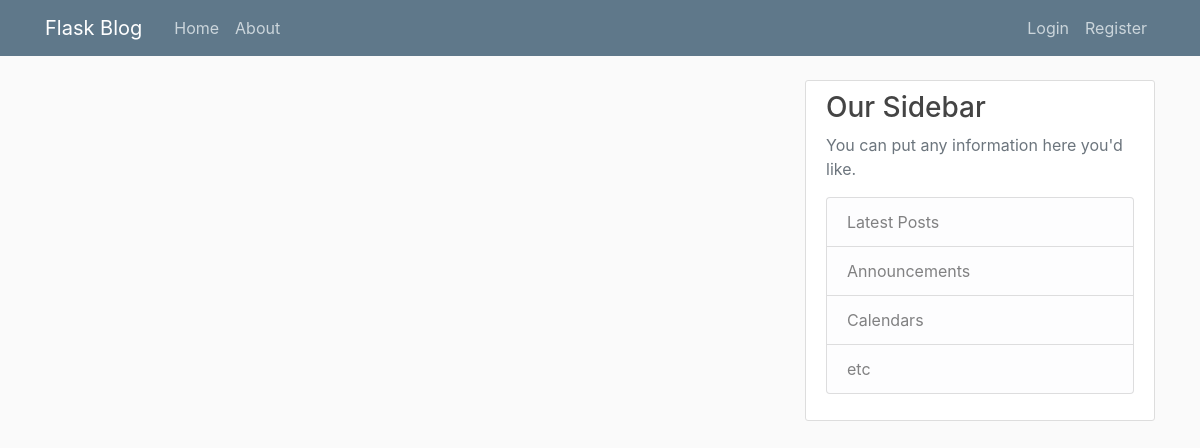
Page /home on the earlier database version.
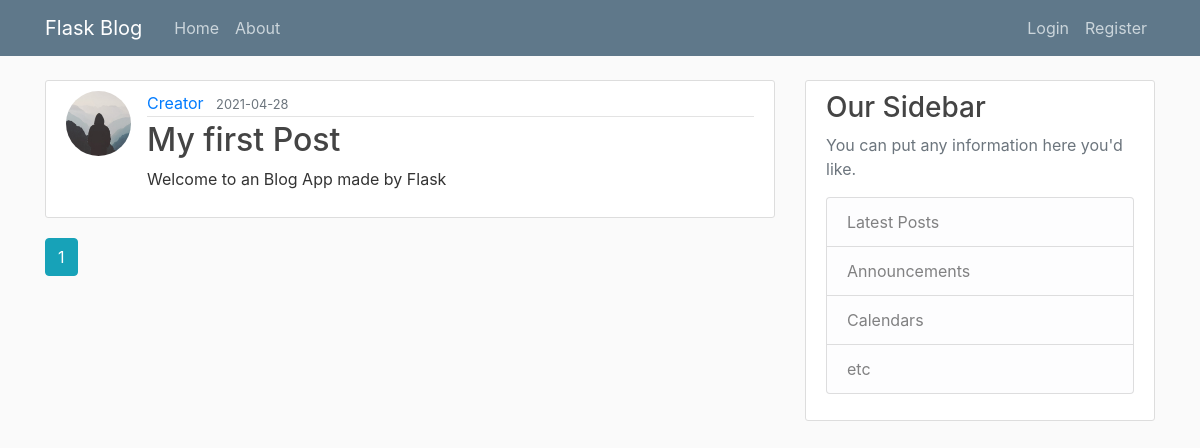
Same page on the later database version.
### flaskblob/models.py (models this page shows, shortened)
class Post(db.Model):
    id = db.Column(db.Integer,primary_key=True)
    title = db.Column(db.String(100),nullable=False)
    date_posted = db.Column(db.DateTime,nullable=False,default=datetime.utcnow())
    content = db.Column(db.Text,nullable=False)
    user_id = db.Column(db.Integer,db.ForeignKey('user.id'),nullable=False)

class User(db.Model,UserMixin):
    id = db.Column(db.Integer,primary_key=True)
    username = db.Column(db.String(20),unique=True,nullable=False)
    email = db.Column(db.String(120),unique=True,nullable=False)
    image_file = db.Column(db.String(20),nullable=False,default='default.jpg')
    password = db.Column(db.String(60),nullable=False)
    posts = db.relationship('Post',backref='author',lazy=True)

### flaskblob/main/routes.py (the view)
@main.route('/')
@main.route('/home')
def home():
    page = request.args.get('page',1,type=int)
    posts = Post.query.order_by(Post.date_posted.desc()).paginate(per_page=5,page=page)
    return render_template('home.html',posts=posts)

### flaskblob/templates/home.html
{% extends "Layouts.html" %}
{% block content %}
    {% for post in posts.items %}
        <article class="media content-section">
            <img class="rounded-circle article-img" src="{{url_for('static',filename='profile_pics/'+post.author.image_file)}}">
            <div class="media-body">
            <div class="article-metadata">
                <a class="mr-2" href="{{url_for('users.user_posts',username=post.author.username)}}">{{ post.author.username }}</a>
                <small class="text-muted">{{ post.date_posted.strftime('%Y-%m-%d') }}</small>
            </div>
            <h2><a class="article-title" href="{{url_for('posts.post',post_id=post.id)}}">{{ post.title }}</a></h2>
            <p class="article-content">{{ post.content }}</p>
            </div>
        </article>
    {% endfor %}
    {% for page_num in posts.iter_pages(left_edge=1, right_edge=1, left_current=1, right_current=2) %}
        {% if page_num %}
            {% if posts.page == page_num %}
                <a class="btn btn-info mb-4" href="{{url_for('main.home',page=page_num)}}">{{ page_num }}</a>
            {% else %}
                <a class="btn btn-outline-info mb-4" href="{{url_for('main.home',page=page_num)}}">{{ page_num }}</a>
            {% endif %}
        {% else %}
            ...
        {% endif %}
    {% endfor %}
{% endblock content %}

Differences in the rows shown:
added Post: image_file (placeholder picture), author.username "Creator", date_posted "2021-04-28", title "My first Post", content "Welcome to an Blog App made by Flask"
Other differences:
new list line: "1"
